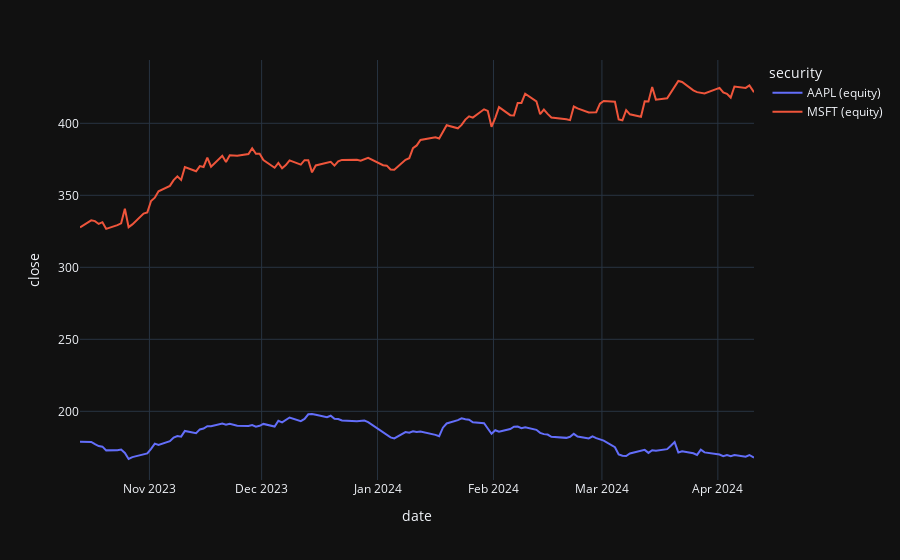

Notebook code for this chart:
### Code cell
api = yfinance.YFinanceAPI()
history = api.historical(securities, Date.prevdays(180), Date.today())
df = history.df.reset_index()
df = df.set_index("date")
print(df)
fig = px.line(df, y="close", color="security")
fig.show()
